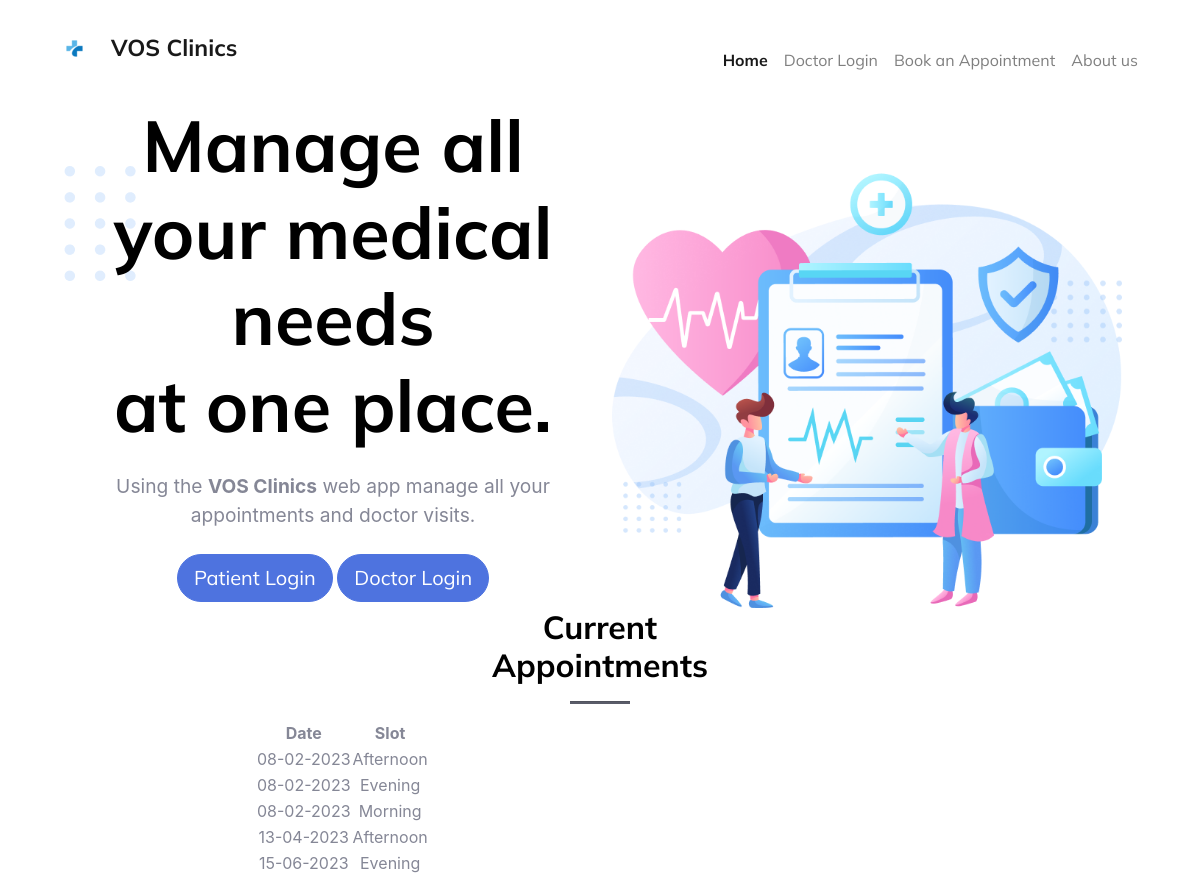
Before: / with the older database file.
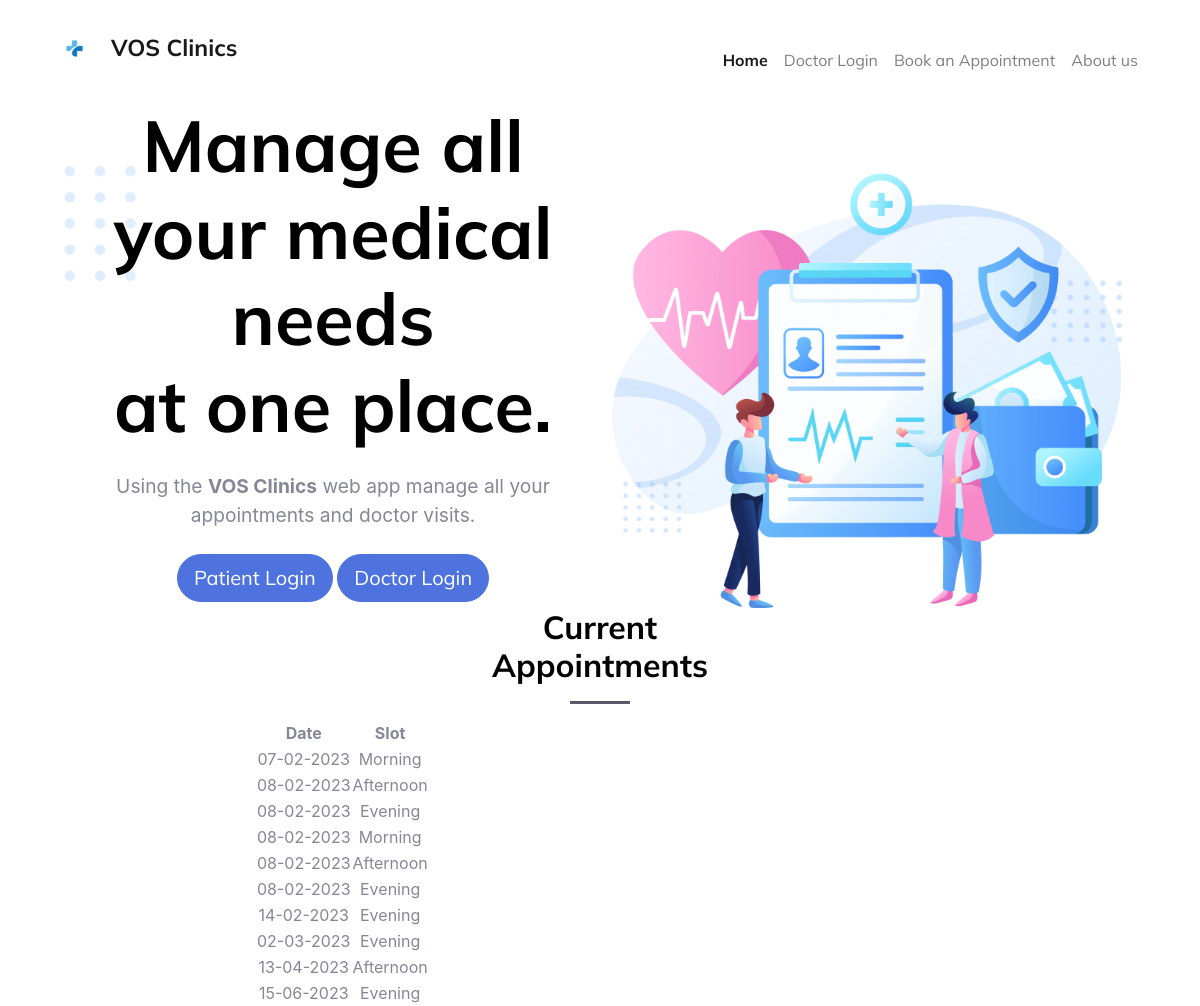
After: the same page with the newer database file.
### app.py (models this page shows)
class Appointment(db.Model):
    id = db.Column(db.Integer, primary_key=True)
    user_id = db.Column(db.Integer, db.ForeignKey('user.id'), nullable=False)
    slot = db.Column(db.String(50), nullable=False)
    date = db.Column(db.Date, nullable=False)

### app.py (the view)
@app.route("/")
def index():
    appointments = Appointment.query.order_by(Appointment.date).all()
    return render_template("index.html", appointments=appointments)

### app.py (called while the page is built)
@app.context_processor
def inject_datetime():
    return dict(datetime=datetime)

### templates/index.html (shortened to what this page needs)
{% extends "base.html" %}
{% block main %}
<section class="py-0">
    <div class="bg-holder" style="background-image:url(static/img/illustrations/dot.png);background-position:left;background-size:auto;margin-top:-105px;">
    </div>
    <div class="container position-relative">
      <div class="row align-items-center">
        <div class="col-md-5 col-lg-6 order-md-1 pt-8"><img class="img-fluid" src="static/img/illustrations/hero-header.png" alt="" /></div>
        <div class="col-md-7 col-lg-6 text-center text-md-start pt-5 pt-md-9">
          <h1 class="mb-4 display-3 fw-bold">Manage all your medical needs <br class="d-block d-lg-none d-xl-block" />at one place.</h1>
          <p class="mt-3 mb-4 fs-1">Using the <strong>VOS Clinics</strong> web app manage all your appointments and doctor visits.</p>
          <a class="btn btn-lg btn-primary rounded-pill hover-top" href="{{ url_for('userlogin') }}" role="button">Patient Login</a>
          <a class="btn btn-lg btn-primary rounded-pill hover-top" href="{{ url_for('doctorlogin') }}" role="button">Doctor Login</a>
        </div>
      </div>
    </div>
</section>
<div class="container-lg">
  <div class="row justify-content-center">
    <div class="col-3 text-center">
      <h2 class="fw-bold">Current Appointments</h2>
      <hr class="w-25 mx-auto text-dark" style="height:2px;" />
    </div>
  </div>
  <div class="row justify-content-center">
    <div class="col-sm-9 col-xl-8 text-center">
      <table>
        <tr>
          <th>Date</th>
          <th>Slot</th>
        </tr>
        {% for appointment in appointments %}
          <tr>
            <td>{{ appointment.date.strftime('%d-%m-%Y') }}</td>
            <td>{{ appointment.slot.capitalize() }}</td>
          </tr>
        {% endfor %}
      </table>
    </div>
  </div>
</div>
{% endblock %}

### templates/base.html (shortened to what this page needs)
<!DOCTYPE html>
<html lang="en">
<head>
    <link href="static/css/theme.css" rel="stylesheet" />
    <link href="static/css/sb-admin-2.min.css" rel="stylesheet">
</head>
<body>
    <main class="main" id="top">
        <nav class="navbar navbar-expand-lg navbar-light fixed-top py-3" data-navbar-on-scroll="data-navbar-on-scroll">
            <div class="container"><a class="navbar-brand d-flex align-items-center fw-bold fs-2" href="/"><img class="d-inline-block me-3" src="static/img/icons/logo.png" alt="" />VOS Clinics</a>
                <div class="collapse navbar-collapse border-lg-0 mt-4 mt-lg-0der-top " id="navbarSupportedContent">
                    <ul class="navbar-nav ms-auto pt-2 pt-lg-0">
                    <li class="nav-item"><a class="nav-link fw-bold active" aria-current="page" href="/">Home</a></li>
                    <li class="nav-item"><a class="nav-link" href="{{ url_for('doctorlogin') }}">Doctor Login</a></li>
                    <li class="nav-item"><a class="nav-link" href="{{ url_for('userlogin') }}">Book an Appointment</a></li>
                    <li class="nav-item"><a class="nav-link" href="#about">About us</a></li>
                    </ul>
                </div>
            </div>
        </nav>
        <br><br>
        <div class="wrapper" style="height: 80%;">
            <div class="container">
                {% block main%}{% endblock %}
            </div>
        </div>
    </main>
</body>
</html>

Changed rows visible on the page:
added Appointment: date "07-02-2023", slot "Morning"
added Appointment: date "08-02-2023", slot "Afternoon"
added Appointment: date "08-02-2023", slot "Evening"
added Appointment: date "14-02-2023", slot "Evening"
added Appointment: date "02-03-2023", slot "Evening"
